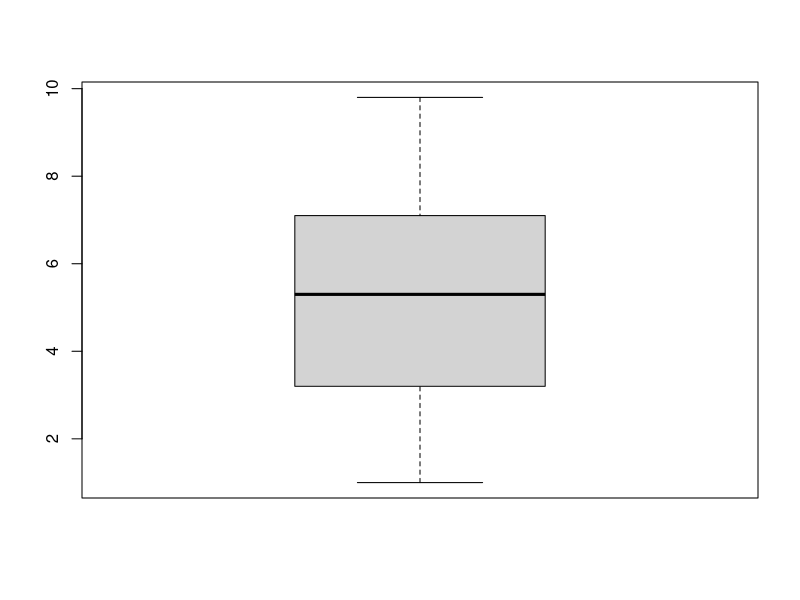
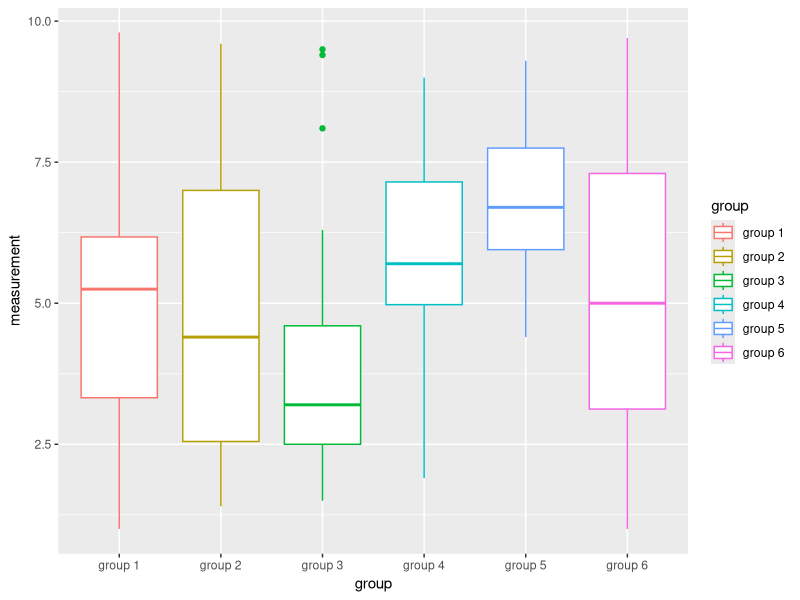
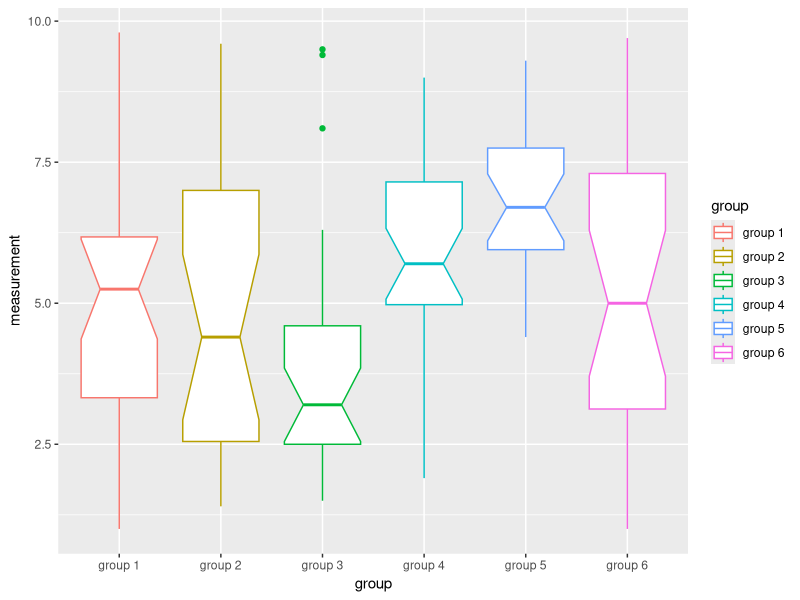

These charts were generated, in order, by the following R code:
## ---- chunk 1
knitr::opts_chunk$set(echo = TRUE)
## ---- chunk 2
library(ggplot2)
library(tidyverse)
## ---- chunk 3
(dat_boxplot = read.csv('data/ch07p14-boxplot-simulated-data.csv', header = TRUE, stringsAsFactors = FALSE))
## ---- chunk 4
dat_boxplot %>% 
  na.omit() %>% 
  group_by(group) %>% 
  summarise(n = n(), 
            mean = mean(measurement, na.rm = TRUE), 
            sd = sd(measurement, na.rm = TRUE),
            min = min(measurement, na.rm = TRUE),
            Q1 = quantile(measurement, probs = 0.25, na.rm = TRUE),
            median = quantile(measurement, probs = 0.5, na.rm = TRUE),
            Q3 = quantile(measurement, probs = 0.75, na.rm = TRUE),
            max = max(measurement, na.rm = TRUE)
            )
## ---- chunk 5
with(dat_boxplot, boxplot(measurement))
## ---- chunk 6
ggplot(dat_boxplot, aes(x = group, y = measurement, color = group)) + geom_boxplot(notch = FALSE, na.rm = TRUE)
## ---- chunk 7
ggplot(dat_boxplot, aes(x = group, y = measurement, color = group)) + geom_boxplot(notch = TRUE, na.rm = TRUE)
